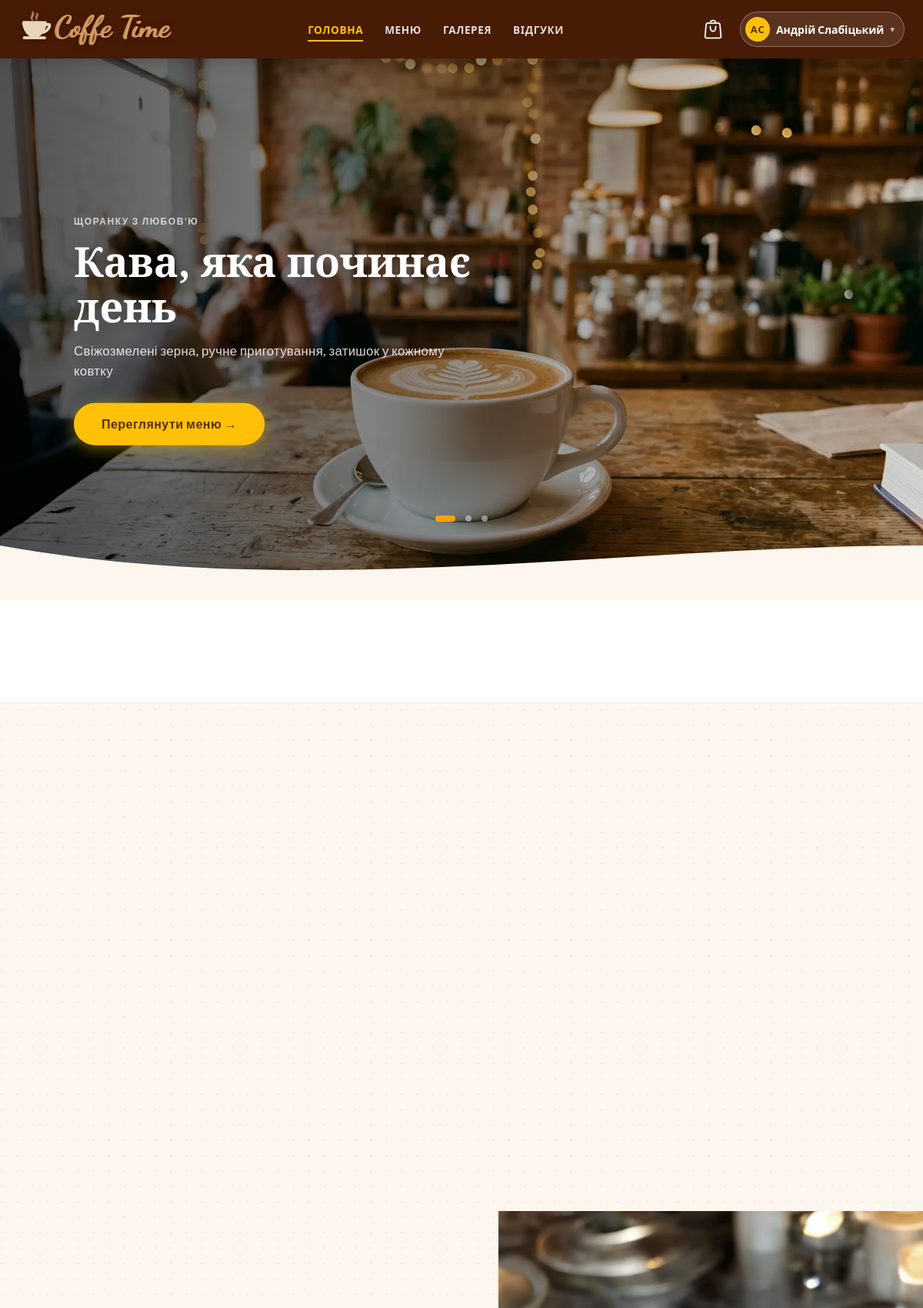
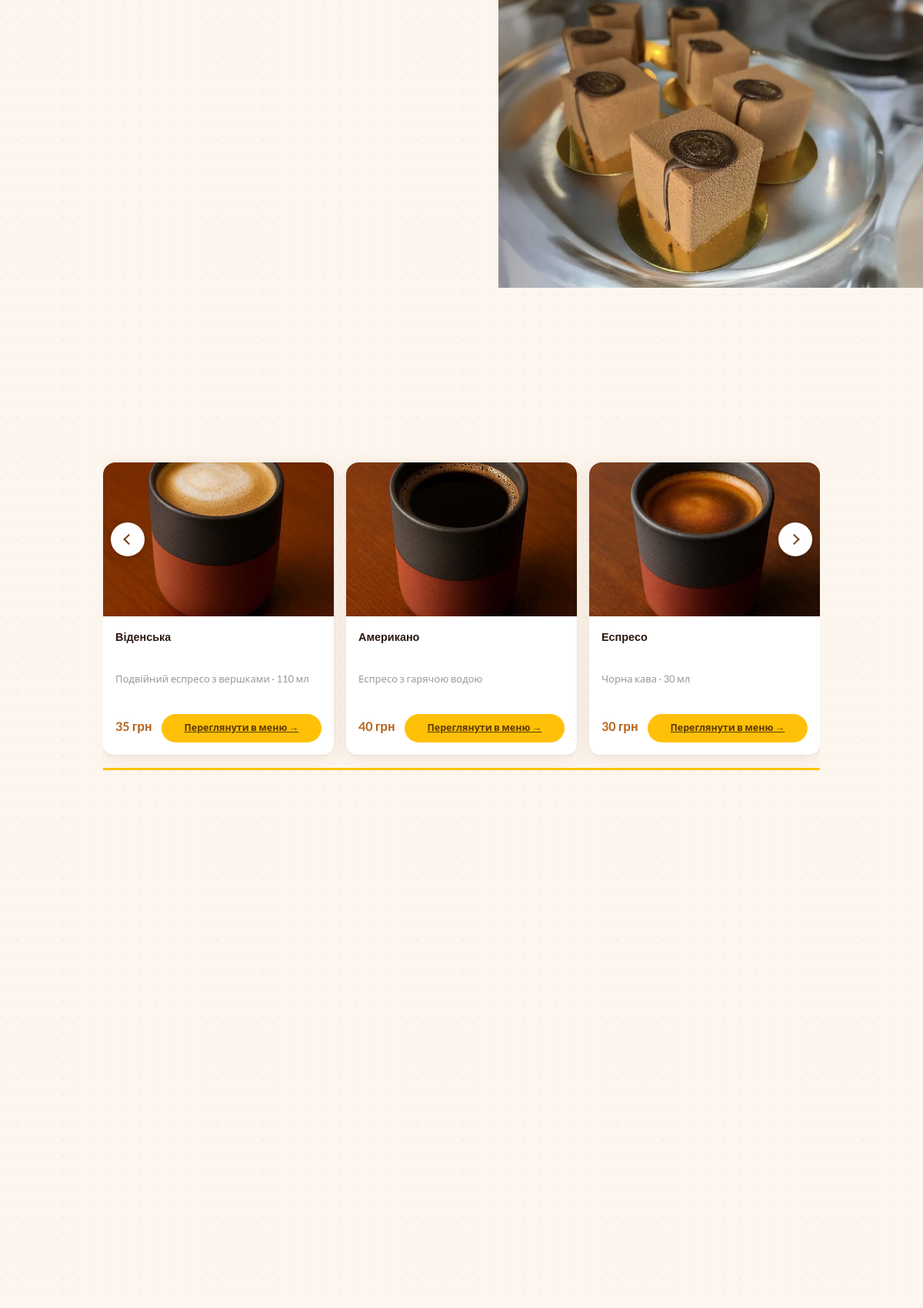
Page /pages/index.php (signed in, upper part) on the committed database (2 pictures, top to bottom).
### tables this page shows
CREATE TABLE `hero_slides` (
  `id` int(11) NOT NULL AUTO_INCREMENT,
  `image` varchar(255) NOT NULL,
  `label` varchar(100) NOT NULL DEFAULT '',
  `title` varchar(255) NOT NULL DEFAULT '',
  `subtitle` varchar(255) NOT NULL DEFAULT '',
  `sort_order` tinyint(3) unsigned DEFAULT 0,
  `active` tinyint(1) DEFAULT 1,
  PRIMARY KEY (`id`)
);

CREATE TABLE `coffee_items` (
  `id` int(11) NOT NULL AUTO_INCREMENT,
  `name` varchar(255) NOT NULL,
  `description` text DEFAULT NULL,
  `image` varchar(255) NOT NULL,
  `price` decimal(10,2) NOT NULL DEFAULT 0.00,
  `is_cold` tinyint(1) NOT NULL DEFAULT 0,
  `popularity` int(11) NOT NULL DEFAULT 0,
  PRIMARY KEY (`id`),
  KEY `popularity` (`popularity`)
);

### includes/helpers.php (called while the page is built, shortened)
<?php
if (!function_exists('item_img')) {
    function item_img(string $raw, string $prefix = '../'): string {
        $raw = trim($raw);
        if ($raw === '' || $raw === 'static/images/menu_items/default.jpg') return '';
        return $prefix . ltrim($raw, '/');
    }
}

### pages/index.php (the view, shortened to what this page needs)
<?php
require '../db/db.php';
require_once '../includes/helpers.php';
$heroSlides = [];
try {
    $_r = $conn->query("SELECT image, label, title AS text, subtitle AS sub FROM hero_slides WHERE active=1 ORDER BY sort_order ASC, id ASC");
    if ($_r) while ($_row = $_r->fetch_assoc()) $heroSlides[] = $_row;
} catch (Exception $_e) {}
function fetchPopularItems($conn, array $tables, int $limit = 5): array {
  $items = [];
  foreach ($tables as $table) {
    $res = $conn->query("SELECT id, name, description, image, popularity, price FROM `$table` ORDER BY popularity DESC LIMIT $limit");
    while ($row = $res->fetch_assoc()) {
      $row['image'] = item_img($row['image'] ?? '');
      $row['table'] = $table;
      $items[] = $row;
    }
  }
  usort($items, fn($a, $b) => $b['popularity'] <=> $a['popularity']);
  return array_slice($items, 0, $limit);
}
function fetchTopOrderedItems(mysqli $conn, array $tables, int $limit = 3, int $days = 0): array {
  $placeholders = implode(',', array_fill(0, count($tables), '?'));
  $dateClause = $days > 0 ? "AND o.created_at >= DATE_SUB(NOW(), INTERVAL ? DAY)" : '';
  $types  = str_repeat('s', count($tables)) . ($days > 0 ? 'ii' : 'i');
  $params = $days > 0 ? array_merge($tables, [$days, $limit]) : array_merge($tables, [$limit]);
  $stmt   = $conn->prepare(
    "SELECT oi.product_id, oi.category, SUM(oi.quantity) AS total_ordered
     FROM order_items oi
     INNER JOIN orders o ON oi.order_id = o.order_id
     WHERE oi.category IN ($placeholders) $dateClause
     GROUP BY oi.product_id, oi.category
     ORDER BY total_ordered DESC
     LIMIT ?"
  );
  $stmt->bind_param($types, ...$params);
  $stmt->execute();
  $rows = $stmt->get_result()->fetch_all(MYSQLI_ASSOC);
  $items = [];
  foreach ($rows as $row) {
    $s = $conn->prepare("SELECT * FROM `{$row['category']}` WHERE id=?");
    $pid = (int)$row['product_id'];
    $s->bind_param('i', $pid);
    $s->execute();
    $prod = $s->get_result()->fetch_assoc();
    if ($prod) {
      $prod['image'] = item_img($prod['image'] ?? '');
      $prod['table'] = $row['category'];
      $items[] = $prod;
    }
  }
  if (count($items) >= 3) return $items;
  $popular = fetchPopularItems($conn, $tables, $limit);
  $existing = array_column($items, 'id');
  foreach ($popular as $p) {
    if (!in_array($p['id'], $existing)) $items[] = $p;
    if (count($items) >= $limit) break;
  }
  return $items;
}
$drinkItems   = fetchTopOrderedItems($conn, ['cold_drink_items', 'coffee_items'], 5, 7);
$aboutSettings = [
    'about_title'        => 'Місце, де час зупиняється',
    'about_text'         => "Coffee Time — це затишне кафе в серці міста, де ми щодня готуємо свіжі десерти та каву з любов'ю. Ніяких заморожених напівфабрикатів — тільки справжнє та смачне.",
    'about_founded_year' => '2016',
    'about_menu_count'   => '50',
    'about_rating'       => '4.8',
    'about_photo'        => 'static/images/main/about-photo.png',
];
try {
    $res = $conn->query("SELECT `key`, `value` FROM site_settings WHERE `key` LIKE 'about_%'");
    if ($res) while ($row = $res->fetch_assoc()) $aboutSettings[$row['key']] = $row['value'];
} catch (Exception $_e) {}
$dessertBanner = [
    'label' => 'Щодня нове',
    'title' => 'Десерт дня',
    'desc'  => "Мусові торти, еклери та макарони —\nготуємо кожного ранку зі свіжих інгредієнтів",
    'btn'   => 'Дивитись десерти →',
    'image' => '',
];
try {
    $res = $conn->query("SELECT `key`, `value` FROM site_settings WHERE `key` LIKE 'dessert_banner_%'");
    if ($res) while ($row = $res->fetch_assoc()) {
        $k = str_replace('dessert_banner_', '', $row['key']);
        $dessertBanner[$k] = $row['value'];
    }
} catch (Exception $_e) {}
$dessertBannerImg = null;
if (!empty($dessertBanner['image'])) {
    $dessertBannerImg = '../' . ltrim($dessertBanner['image'], '/');
} else {
    $res = $conn->query("SELECT image FROM dessert_items ORDER BY RAND() LIMIT 1");
    if ($res && $row = $res->fetch_assoc()) $dessertBannerImg = '../' . ltrim($row['image'], '/');
}
?>
<!DOCTYPE html>
<html lang="uk">
<?php
include '../includes/header.php';
?>
<body>
<main>
  <section class="hero">
    <div class="slider">
      <?php foreach ($heroSlides as $i => $s): ?>
        <div class="slide<?= $i === 0 ? ' active' : '' ?>"
             style="background-image: url('../<?= htmlspecialchars($s['image']) ?>')">
          <div class="hero-text">
            <?php if (!empty($s['label'])): ?><span class="hero-label"><?= htmlspecialchars($s['label']) ?></span><?php endif; ?>
            <h1><?= htmlspecialchars($s['text']) ?></h1>
            <p class="hero-subtitle"><?= htmlspecialchars($s['sub']) ?></p>
            <a href="../pages/menu.php" class="hero-cta">Переглянути меню →</a>
          </div>
        </div>
      <?php endforeach; ?>
      <div class="slider-controls">
        <?php foreach ($heroSlides as $i => $_): ?>
          <span class="dot<?= $i === 0 ? ' active' : '' ?>"></span>
        <?php endforeach; ?>
      </div>
      <div class="hero-wave">
      </div>
    </div>
  </section>
  <section class="benefits-strip">
    <div class="container">
    </div>
  </section>
  <section class="home-section">
    <div class="container">
      <div class="product-grid">
      </div>
    </div>
  </section>
  <section class="dessert-banner">
    <div class="dessert-banner__photo<?= $dessertBannerImg ? ' has-photo' : '' ?>">
      <?php if ($dessertBannerImg): ?>
        <img src="<?= htmlspecialchars($dessertBannerImg) ?>" alt="Десерт дня">
      <?php endif; ?>
    </div>
  </section>
  <section class="home-section">
    <div class="container">
      <?php if (count($drinkItems) < 4): ?>
        <div class="product-grid">
          <?php foreach ($drinkItems as $item): ?>
            <div class="item-card drink-item">
              <?php if ($item['image']): ?>
              <img src="<?= htmlspecialchars($item['image']) ?>"
                   alt="<?= htmlspecialchars($item['name']) ?>"
                   loading="lazy">
              <?php else: ?>
              <div class="item-no-img" aria-hidden="true"></div>
              <?php endif; ?>
              <div class="card-info">
                <p class="card-name"><?= htmlspecialchars($item['name']) ?></p>
                <?php if (!empty($item['description'])): ?>
                  <p class="card-desc"><?= htmlspecialchars(mb_substr($item['description'], 0, 72, 'UTF-8')) ?><?= mb_strlen($item['description'], 'UTF-8') > 72 ? '…' : '' ?></p>
                <?php endif; ?>
                <div class="card-footer">
                  <span class="card-price"><?= number_format((float)$item['price'], 0) ?> грн</span>
                  <a href="menu.php?category=<?= htmlspecialchars($item['table']) ?>&amp;scroll_to=<?= (int)$item['id'] ?>"
                     class="btn-add-cart">Переглянути в меню →</a>
                </div>
              </div>
            </div>
          <?php endforeach; ?>
        </div>
      <?php else: ?>
        <div class="slider category-slider">
          <button class="arrow left"  aria-label="Попередній">&#10094;</button>
          <button class="arrow right" aria-label="Наступний">&#10095;</button>
          <div class="slider-track">
            <?php foreach ($drinkItems as $item): ?>
              <div class="slide">
                <div class="item-card drink-item">
                  <?php if ($item['image']): ?>
                  <img src="<?= htmlspecialchars($item['image']) ?>"
                       alt="<?= htmlspecialchars($item['name']) ?>"
                       loading="lazy">
                  <?php else: ?>
                  <div class="item-no-img" aria-hidden="true"></div>
                  <?php endif; ?>
                  <div class="card-info">
                    <p class="card-name"><?= htmlspecialchars($item['name']) ?></p>
                    <?php if (!empty($item['description'])): ?>
                      <p class="card-desc"><?= htmlspecialchars(mb_substr($item['description'], 0, 72, 'UTF-8')) ?><?= mb_strlen($item['description'], 'UTF-8') > 72 ? '…' : '' ?></p>
                    <?php endif; ?>
                    <div class="card-footer">
                      <span class="card-price"><?= number_format((float)$item['price'], 0) ?> грн</span>
                      <a href="menu.php?category=<?= htmlspecialchars($item['table']) ?>&amp;scroll_to=<?= (int)$item['id'] ?>"
                         class="btn-add-cart">Переглянути в меню →</a>
                    </div>
                  </div>
                </div>
              </div>
            <?php endforeach; ?>
          </div>
        </div>
      <?php endif; ?>
    </div>
  </section>
  <section class="home-section about-section">
    <div class="container">
    </div>
  </section>
  <section class="home-section dessert-featured">
    <div class="container">
    </div>
  </section>
</main>
</body>
</html>

### static/css/style.css (style rules this page uses)
:root { --header-bg: rgba(80, 30, 5, 0.93); --accent: #ffa500; --accent-dark: #e07b00; --text-light: #fff; --text-dark: #2c1810; --bg: #fdf6ee; --bg-alt: #f5ede0; --brown: #B5651D; --brown-dark: #8b4513; --ease: 0.3s ease; --max-width: 1200px; --shadow-sm: 0 2px 8px rgba(139,69,19,.08); --shadow-md: 0 4px 20px rgba(139,69,19,.12); --shadow-lg: 0 8px 32px rgba(139,69,19,.18); --radius: 16px; }
*, *::before, *::after { box-sizing: border-box; margin: 0; padding: 0; }
html { scroll-behavior: smooth; overflow-x: hidden; }
html, body { max-width: 100%; }
body { animation: pageFadeIn 0.18s ease both; }
body { font-family: 'Lato', 'Segoe UI', Arial, sans-serif; background-color: var(--bg); color: var(--text-dark); line-height: 1.65; display: flex; flex-direction: column; min-height: 100vh; }
img { max-width: 100%; display: block; }
h1, h2, h3, h4 { font-family: 'Playfair Display', Georgia, serif; line-height: 1.2; }
.container { max-width: var(--max-width); margin: 0 auto; padding: 0 24px; }
.home-section { padding: 80px 24px; background: transparent; }
.food-item, .drink-item, .dessert-item { flex-shrink: 0; opacity: 0; transform: translateY(28px); transition: opacity .5s cubic-bezier(0.25, 0.46, 0.45, 0.94), transform .5s cubic-bezier(0.25, 0.46, 0.45, 0.94), box-shadow .3s ease; }
.food-item.visible, .drink-item.visible, .dessert-item.visible { opacity: 1; transform: translateY(0); }
.category-slider .drink-item { transform: translateX(24px); }
.category-slider .drink-item.visible { transform: translateX(0); }
.item-card { position: relative; width: 100%; height: 380px; display: flex; flex-direction: column; background: #fff; border-radius: var(--radius); box-shadow: 0 4px 24px rgba(139,69,19,.10), 0 1px 4px rgba(0,0,0,.06); overflow: hidden; transition: opacity .5s cubic-bezier(0.25, 0.46, 0.45, 0.94), transform .5s cubic-bezier(0.25, 0.46, 0.45, 0.94), box-shadow .25s ease; }
.item-card img { width: 100%; flex: 0 0 220px; height: 220px; object-fit: cover; object-position: center; transition: transform .35s ease; border-radius: var(--radius) var(--radius) 0 0; }
.card-info { flex: 1; padding: 16px; display: flex; flex-direction: column; justify-content: space-between; border-top: 1px solid rgba(181,101,29,.08); }
.card-name { font-family: 'Lato', sans-serif; font-size: 0.9rem; font-weight: 700; color: var(--text-dark); line-height: 1.35; margin: 0 0 8px; display: -webkit-box; -webkit-line-clamp: 2; line-clamp: 2; -webkit-box-orient: vertical; overflow: hidden; }
.card-footer { display: flex; align-items: baseline; gap: 12px; }
.card-price { font-family: 'Lato', sans-serif; font-size: 1rem; font-weight: 700; color: var(--brown); white-space: nowrap; }
.btn-add-cart { flex: 1; padding: 8px 20px; background: #FFC107; color: #5c3a00; border: none; border-radius: 20px; font-size: 0.78rem; font-weight: 700; cursor: pointer; transition: background .2s ease, transform .15s ease, box-shadow .2s ease; white-space: nowrap; text-align: center; }

### static/css/footer.css (style rules this page uses)
html { height: 100%; }
body { min-height: 100vh; margin: 0; display: flex; flex-direction: column; }
main { flex: 1; }
:root { --footer-bg: #3d1f07; --footer-text: rgba(255,255,255,0.70); --footer-accent: #FFC107; --footer-border: rgba(255,255,255,0.10); --ease: 0.2s ease; }

### static/css/slider_food.css (style rules this page uses)
.food-item, .drink-item, .dessert-item { flex-shrink: 0; }

### static/css/animations.css (style rules this page uses)
button, .btn, input[type="submit"], .auth-btn, .form-btn, .checkout-btn, .rv-submit, .banner-btn, .hero-cta, .btn-outline, .btn-add-cart, .add-to-cart { transition: transform 0.15s ease, box-shadow 0.15s ease, background 0.2s ease, color 0.2s ease !important; }
.hero .slide.active { animation: kenBurns 8s ease-in-out 0.8s infinite alternate; }
.hero .slide.active .hero-label { animation: heroFadeUp 0.5s ease-out 0s both; }
.hero .slide.active .hero-text h1 { animation: heroFadeUp 0.6s ease-out 0.15s both; }
.hero .slide.active .hero-subtitle { animation: heroFadeUp 0.5s ease-out 0.3s both; }
.hero .slide.active .hero-cta { animation: heroFadeUp 0.5s ease-out 0.45s both, pulseCTA 2.5s ease-in-out 1.8s infinite; }
.item-card img { transition: transform 0.4s ease; }

### rows in the picture
hero_slides: image (picture), label "ЩОРАНКУ З ЛЮБОВ'Ю", title "Кава, яка починає день", subtitle "Свіжозмелені зерна, ручне приготування, затишок у кожному ковтку"
coffee_items: shows a picture, name "Віденська", description "Подвійний еспресо з вершками · 110 мл", price "35"
coffee_items: shows a picture, name "Американо", description "Еспресо з гарячою водою", price "40"
coffee_items: shows a picture, name "Еспресо", description "Чорна кава · 30 мл", price "30"

### other values in the picture
$navInitials "АС"
$navName "Андрій Слабіцький"
